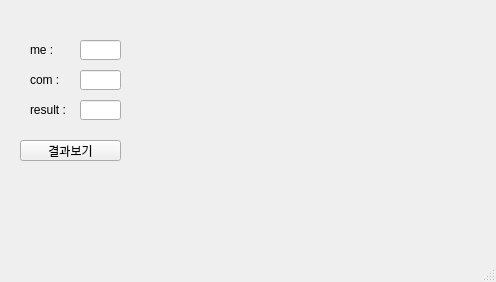
<?xml version="1.0" encoding="UTF-8"?>
<ui version="4.0">
 <class>MainWindow</class>
 <widget class="QMainWindow" name="MainWindow">
  <property name="geometry">
   <rect>
    <x>0</x>
    <y>0</y>
    <width>496</width>
    <height>282</height>
   </rect>
  </property>
  <property name="windowTitle">
   <string>MainWindow</string>
  </property>
  <widget class="QWidget" name="centralwidget">
   <widget class="QLineEdit" name="le1">
    <property name="geometry">
     <rect>
      <x>80</x>
      <y>40</y>
      <width>41</width>
      <height>20</height>
     </rect>
    </property>
    <property name="text">
     <string/>
    </property>
   </widget>
   <widget class="QLabel" name="label">
    <property name="geometry">
     <rect>
      <x>30</x>
      <y>40</y>
      <width>31</width>
      <height>20</height>
     </rect>
    </property>
    <property name="text">
     <string>me :</string>
    </property>
   </widget>
   <widget class="QLineEdit" name="le2">
    <property name="geometry">
     <rect>
      <x>80</x>
      <y>70</y>
      <width>41</width>
      <height>20</height>
     </rect>
    </property>
    <property name="text">
     <string/>
    </property>
   </widget>
   <widget class="QPushButton" name="pb">
    <property name="geometry">
     <rect>
      <x>20</x>
      <y>140</y>
      <width>101</width>
      <height>21</height>
     </rect>
    </property>
    <property name="text">
     <string>결과보기</string>
    </property>
   </widget>
   <widget class="QLineEdit" name="le3">
    <property name="geometry">
     <rect>
      <x>80</x>
      <y>100</y>
      <width>41</width>
      <height>20</height>
     </rect>
    </property>
   </widget>
   <widget class="QLabel" name="label_2">
    <property name="geometry">
     <rect>
      <x>30</x>
      <y>70</y>
      <width>41</width>
      <height>20</height>
     </rect>
    </property>
    <property name="text">
     <string>com :</string>
    </property>
   </widget>
   <widget class="QLabel" name="label_3">
    <property name="geometry">
     <rect>
      <x>30</x>
      <y>100</y>
      <width>41</width>
      <height>20</height>
     </rect>
    </property>
    <property name="text">
     <string>result :</string>
    </property>
   </widget>
  </widget>
  <widget class="QMenuBar" name="menubar">
   <property name="geometry">
    <rect>
     <x>0</x>
     <y>0</y>
     <width>496</width>
     <height>21</height>
    </rect>
   </property>
  </widget>
  <widget class="QStatusBar" name="statusbar"/>
 </widget>
 <resources/>
 <connections/>
</ui>
